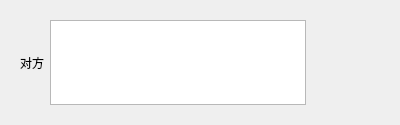
<?xml version="1.0" encoding="UTF-8"?>
<ui version="4.0">
 <class>Bubble</class>
 <widget class="QWidget" name="Bubble">
  <property name="geometry">
   <rect>
    <x>0</x>
    <y>0</y>
    <width>400</width>
    <height>125</height>
   </rect>
  </property>
  <property name="windowTitle">
   <string>Form</string>
  </property>
  <layout class="QVBoxLayout" name="verticalLayout">
   <item>
    <widget class="QWidget" name="widgetOpposite" native="true">
     <property name="sizePolicy">
      <sizepolicy hsizetype="Preferred" vsizetype="Preferred">
       <horstretch>0</horstretch>
       <verstretch>0</verstretch>
      </sizepolicy>
     </property>
     <layout class="QHBoxLayout" name="horizontalLayout">
      <item>
       <widget class="QLabel" name="labelOpposite">
        <property name="text">
         <string>对方</string>
        </property>
       </widget>
      </item>
      <item>
       <widget class="QTextEdit" name="textEditOpposite">
        <property name="font">
         <font>
          <family>苹方字体</family>
          <pointsize>9</pointsize>
         </font>
        </property>
        <property name="readOnly">
         <bool>true</bool>
        </property>
       </widget>
      </item>
      <item>
       <spacer name="horizontalSpacer">
        <property name="orientation">
         <enum>Qt::Horizontal</enum>
        </property>
        <property name="sizeHint" stdset="0">
         <size>
          <width>40</width>
          <height>20</height>
         </size>
        </property>
       </spacer>
      </item>
     </layout>
    </widget>
   </item>
  </layout>
 </widget>
 <resources/>
 <connections/>
</ui>
